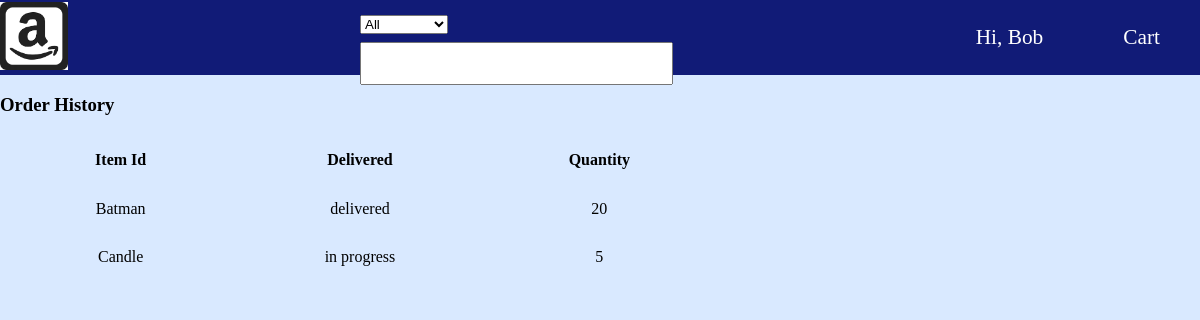
The app's page /history (signed in) with its own data.
### models.py (models this page shows, shortened)
class Order(Base):
    __tablename__ = 'orders'
    id = Column(Integer, primary_key=True)
    user_id = Column(Integer,ForeignKey('users.id'))
    item_id = Column(Integer,ForeignKey('items.id'))
    seller_id = Column(Integer,ForeignKey('users.id'))
    warehouse_id = Column(Integer,ForeignKey('warehouses.id'))
    date = Column(DateTime, unique=False)
    delivered = Column(Boolean, unique = False)
    price = Column(Float, unique = False)
    amount = Column(Integer, unique = False)
    user = relationship("User",back_populates="orders_buy",foreign_keys=[user_id],uselist=False)
    seller = relationship("User",back_populates="orders_sell",foreign_keys=[seller_id],uselist=False)
    item = relationship("Item",back_populates="orders",uselist=False)
    warehouse = relationship("Warehouse",back_populates="orders",uselist=False)

class Item(Base):
    __tablename__ = 'items'
    id = Column(Integer, primary_key=True)
    name = Column(String(20), unique=False)
    brand = Column(String(20), unique=False)
    color = Column(String(20), unique=False)
    size = Column(Integer, unique=False)
    desc = Column(Text, unique=False)
    imgurl = Column(Text, unique=False,nullable=True)
    categories = relationship("InCat",back_populates="item",cascade="all, delete-orphan")
    reviews = relationship("Review",back_populates="item",cascade="all, delete-orphan")
    listings = relationship("Listing",back_populates="item",cascade="all, delete-orphan")
    orders = relationship("Order",back_populates="item",cascade="all, delete-orphan")

### app.py (the view)
@app.route('/history')
def orderHistory():
    me_id = session.get("USERID")
    if me_id is None:
        return redirect(url_for('login'))
    sql_get_history = '''SELECT I.name AS name, delivered, amount
                         FROM orders O, items I
                         WHERE user_id = {} AND item_id = I.id'''.format(me_id)
    history_items = engine.execute(sql_get_history)
    return render_template('order-history.html', items = history_items, name = Name(), type = Type(), categories = Cats())

### app.py (called while the page is built)
def Name():
    return session.get('NAME')

def Type():
    return session.get('TYPE')

def Cats():
    return Category.query.all()

### templates/order-history.html (shortened to what this page needs)
{% extends 'base.html' %}
{% block body %}
<h3>Order History</h3>
<table>
    <thead>
        <th>Item Id</th>
        <th>Delivered</th>
        <th>Quantity</th>
    </thead>
    <tbody>
    {% for item in items %}
        {% if item.delivered %}
            <tr>
                <td>{{ item.name }}</td>
                <td>delivered</td>
                <td>{{ item.amount }}</td>
            </tr>
        {% else %}
            <tr>
                <td>{{ item.name }}</td>
                <td>in progress</td>
                <td>{{ item.amount }}</td>
            </tr>
        {% endif %}
    {% endfor %}
    </tbody>
</table>
{% endblock %}

### static/css/main.css (style rules this page uses)
body { margin: 0; background-color: rgb(217, 233, 255); }
table { width: 60%; }
td, th { height: 5%; padding: 2%; text-align: center; }
.sellers-table, td { min-width: 125px; max-width: 400px; }

### records on screen
Order: name "Batman", amount "20"
Order: name "Candle", amount "5"

### other values on screen
{{ name }} "Bob"
